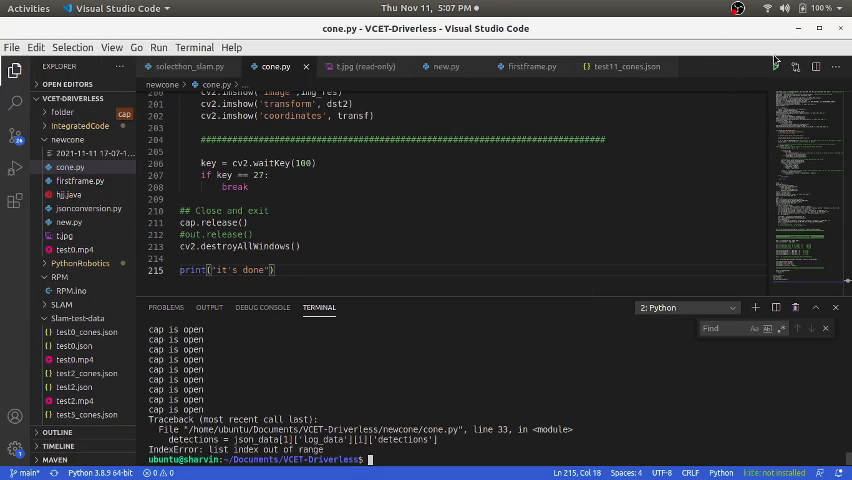
#> input picture frame 181 of keypoint/2021-11-11 17-07-17.mp4, 852 x 480 px, given in place of test0.mp4, which was not available
$ python cone.py
#> lines starting #> are read from the running program, lines starting #| are printed output that depends on the picture; after the words box and inside, x2 and y2 are one past the last pixel; in counts of white or black regions, pixels touching at a corner belong together; pictures that were not available may be replaced by others from this repository, and a replacement may not be noted
import cv2
import numpy as np
import json


# [5 lines of commented-out code are left out]
cap = cv2.VideoCapture('test0.mp4')

# Laptop camera
#pt = [(0,100), (-900,450), (600,100), (1500,450)]

# intel camera
pt = [(0,225), (-1500,500), (600,225), (2100,500)]


while True:

    #############################################################################
    ##########################  cone detection  #################################
    #############################################################################
    _, frame = cap.read()
#> frame is the input picture: shape (480, 852, 3); mean B, G, R 58.9, 56, 54.9
    # [16 lines of commented-out code are left out]
    frame = cv2.resize(frame, (600, 450))
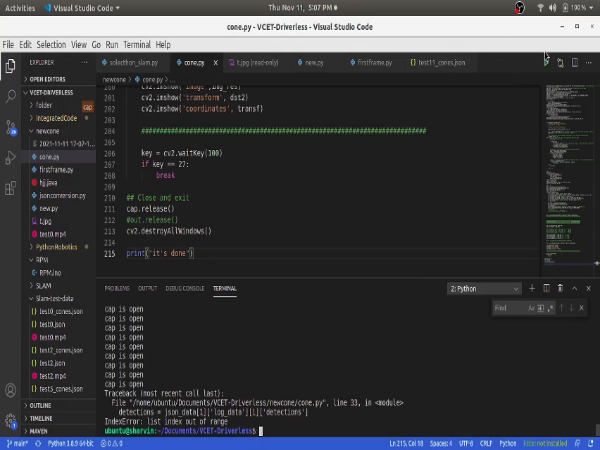
#> frame: shape (450, 600, 3); mean B, G, R 58.9, 56, 54.9
    #frame = cv2.imread('coneimg.png')
    img_HSV = cv2.cvtColor(frame, cv2.COLOR_RGB2HSV)
#> img_HSV: shape (450, 600, 3); mean H, S, V 22.8, 13.2, 60.1
    img_thresh_low = cv2.inRange(img_HSV, np.array([0, 135, 135]),np.array([15, 255, 255]))  # everything that is included in the "left red"
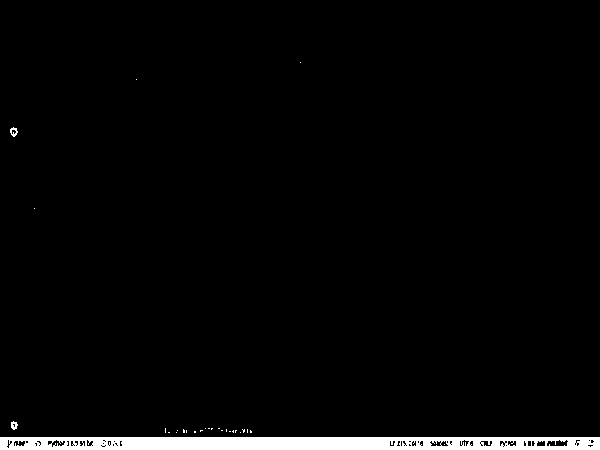
#> img_thresh_low: shape (450, 600); 2.7% white; 28 white regions (25 under 20 px), largest, box (x1, y1, x2, y2) and area: (0, 437, 600, 450) 7117, (10, 127, 18, 137) 43, (11, 421, 18, 430) 42
    # cv2.imshow(img_thresh_low)
    img_thresh_high = cv2.inRange(img_HSV, np.array([159, 135, 135]), np.array([179, 255, 255]))  # everything that is included in the "right red"
#> img_thresh_high: shape (450, 600); 0.01% white in thin lines or dots, all inside (x1, y1, x2, y2) = (166, 428, 243, 433)
    # cv2.imshow(img_thresh_high)
    img_thresh_mid = cv2.inRange(img_HSV, np.array([100, 150, 0]),np.array([140, 255, 255]))  # everything that is included in the "right red"
#> img_thresh_mid: shape (450, 600); 0.14% white; 73 white regions (67 under 20 px), largest, box (x1, y1, x2, y2) and area: (82, 101, 95, 113) 90, (32, 230, 38, 238) 40, (32, 178, 38, 186) 38, (32, 333, 38, 341) 37, (32, 371, 38, 379) 33, (515, 7, 520, 13) 21
    # cv2.imshow(img_thresh_high)
    img_thresh = cv2.bitwise_or(img_thresh_low, img_thresh_mid)  # combine the resulting image
#> img_thresh: shape (450, 600); 2.8% white; 101 white regions (92 under 20 px), largest, box (x1, y1, x2, y2) and area: (0, 437, 600, 450) 7117, (82, 101, 95, 113) 90, (10, 127, 18, 137) 43
    img_thresh = cv2.bitwise_or(img_thresh, img_thresh_high)
    kernel = np.ones((5, 5))
    img_thresh_opened = cv2.morphologyEx(img_thresh, cv2.MORPH_OPEN, kernel)
#> img_thresh_opened: shape (450, 600); 2.2% white; 6 white regions, box (x1, y1, x2, y2) and area: (9, 437, 600, 450) 5616, (0, 437, 8, 450) 103, (32, 180, 37, 186) 30, (32, 334, 37, 340) 30, (115, 437, 120, 443) 30, (32, 231, 37, 236) 25
    img_thresh_blurred = cv2.medianBlur(img_thresh_opened, 5)
#> img_thresh_blurred: shape (450, 600); 2.1% white; 4 white regions (3 under 20 px), largest, box (x1, y1, x2, y2) and area: (0, 437, 600, 450) 5741
    img_edges = cv2.Canny(img_thresh_blurred, 80, 160)
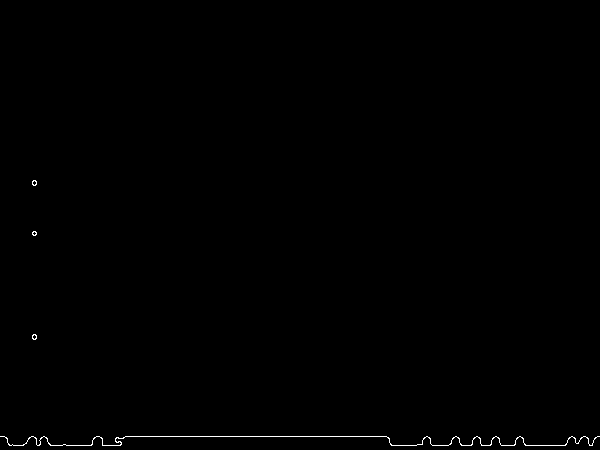
#> img_edges: shape (450, 600); 0.31% white in thin lines or dots, all inside (x1, y1, x2, y2) = (0, 180, 600, 446)
    contours, _ = cv2.findContours(np.array(img_edges), cv2.RETR_EXTERNAL, cv2.CHAIN_APPROX_SIMPLE)
#> contours = 4 contours, 3 with area under 20; largest, box (x1, y1, x2, y2) and area: (0, 436, 600, 446) 67
    img_contours = np.zeros_like(img_edges)
    cv2.drawContours(img_contours, contours, -1, (255, 255, 255), 2)
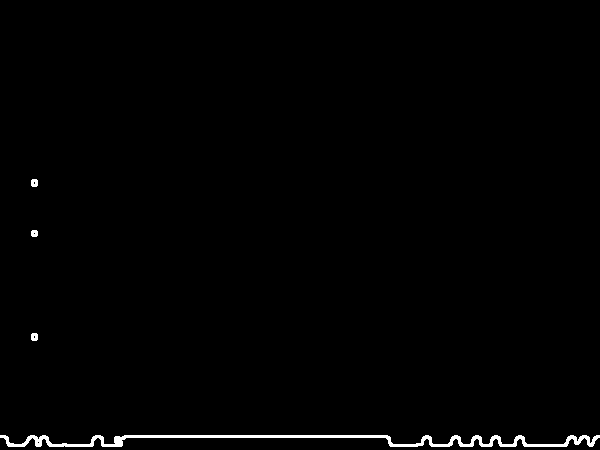
#> img_contours: shape (450, 600); 0.95% white; 4 white regions, box (x1, y1, x2, y2) and area: (0, 435, 600, 447) 2429, (31, 179, 38, 187) 50, (31, 333, 38, 341) 50, (31, 230, 38, 237) 44
    approx_contours = []

    for c in contours:
        approx = cv2.approxPolyDP(c, 10, closed=True)
        approx_contours.append(approx)
#> this loop made 4 passes
#> approx on passes 1 to 4: [[0, 436], [599, 436]], [[33, 334]], [[33, 231]], [[33, 180]]
#> after the loop, approx_contours = 4 contours, all with area under 20
    img_approx_contours = np.zeros_like(img_edges)
    cv2.drawContours(img_approx_contours, approx_contours, -1, (255, 255, 255), 1)
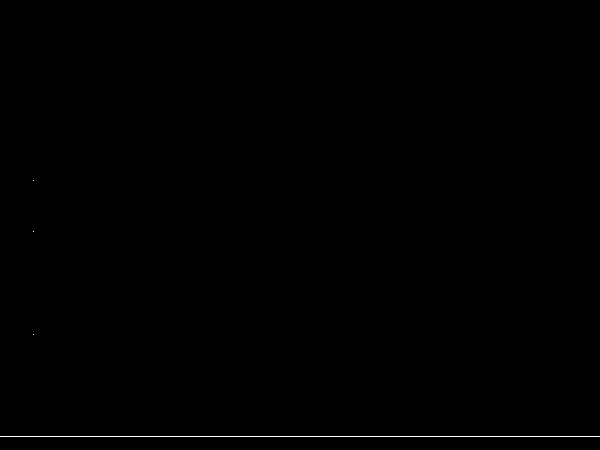
#> img_approx_contours: shape (450, 600); 0.22% white in thin lines or dots, all inside (x1, y1, x2, y2) = (0, 180, 600, 437)
    all_convex_hulls = []
    for ac in approx_contours:
        all_convex_hulls.append(cv2.convexHull(ac))
#> this loop made 4 passes
#> after the loop, all_convex_hulls = 4 contours, all with area under 20
    img_all_convex_hulls = np.zeros_like(img_edges)
    cv2.drawContours(img_all_convex_hulls, all_convex_hulls, -1, (255, 255, 255), 2)
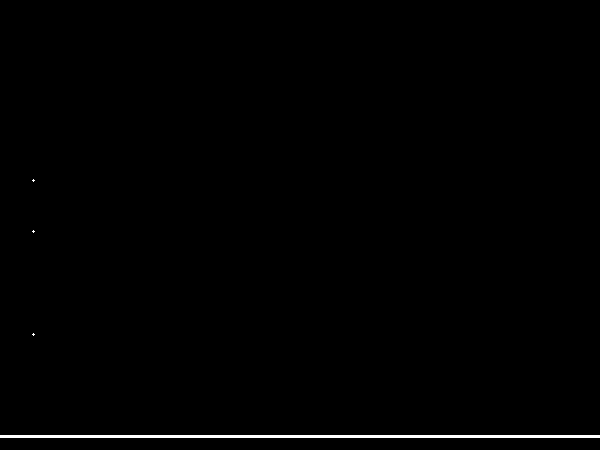
#> img_all_convex_hulls: shape (450, 600); 0.67% white; 4 white regions (3 under 20 px), largest, box (x1, y1, x2, y2) and area: (0, 435, 600, 438) 1800
    convex_hulls_3to10 = []
    for ch in all_convex_hulls:
        if 3 <= len(ch) <= 10:
            convex_hulls_3to10.append(cv2.convexHull(ch))
#> this loop made 4 passes
#> after the loop, convex_hulls_3to10 = []
    img_convex_hulls_3to10 = np.zeros_like(img_edges)
    cv2.drawContours(img_convex_hulls_3to10, convex_hulls_3to10, -1, (255, 255, 255), 2)
#> img_convex_hulls_3to10: shape (450, 600); every value is 0


    # [40 lines left out: function convex_hull_pointing_up, not called in this run]


    cones = []
    bounding_rects = []
    for ch in convex_hulls_3to10:
        if convex_hull_pointing_up(ch):
            cones.append(ch)
            rect = cv2.boundingRect(ch)
            bounding_rects.append(rect)
#> this loop made 0 passes
#> after the loop, bounding_rects = []; cones = []
    img_res = frame.copy()
    cv2.drawContours(img_res, cones, -1, (255, 255, 255), 2)
    transf = np.zeros([450, 600, 3])

    mybox = []
    pts1 = np.float32([pt[0],pt[1],pt[2],pt[3]])
    pts2 = np.float32([[0,0],[0,450],[600,0],[600,450]])
    M = cv2.getPerspectiveTransform(pts1,pts2)
#> M = [[-0.324, -1.76, 397.1], [-1.08e-16, -3.18, 714.7], [-2.12e-19, -0.00588, 1]]
    transf = np.zeros([450, 600, 3])
    # print(bounding_rects)
    for rect in bounding_rects:
        print('previous', rect[0], rect[1], rect[2], rect[3])
        cv2.rectangle(img_res, (rect[0], rect[1]), (rect[0] + rect[2], rect[1] + rect[3]), (1, 255, 1), 6)
        cv2.circle(img_res,(rect[0], rect[1]), 5, (0,200,255), -1)
        cv2.circle(img_res,(rect[0] + rect[2], rect[1] + rect[3]), 5, (0,200,255), -1)
        cv2.circle(img_res,(rect[0] + rect[2]//2, rect[1] + rect[3]), 5, (255,0,255), -1)
        a = np.array([[(rect[0] + rect[2]), (rect[1] + rect[3])]], dtype='float32')
        a = np.array([a])

        pointsOut = cv2.perspectiveTransform(a, M)
        box = pointsOut[0][0][0], pointsOut[0][0][1]
        mybox.append(box)
        cv2.circle(img_res,((rect[0] + rect[2]//2), (rect[1] + rect[3])), 5, (0,0,255), -1)
        dst2 = cv2.warpPerspective(img_res,M,(600,450), flags=cv2.INTER_LINEAR)
        # print(dst2)
        cv2.circle(dst2,box, 5, (0,225,255), -1)
        cv2.circle(transf,box, 5, (0,225,255), -1)
#> transf: shape (450, 600, 3) float64; every value is 0
#> after the loop, mybox = []


    dst2 = cv2.warpPerspective(img_res,M,(600,450), flags=cv2.INTER_LINEAR)
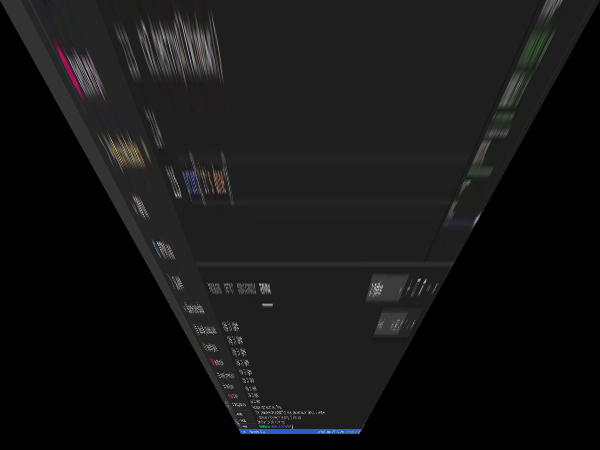
#> dst2: shape (450, 600, 3); mean B, G, R 21.1, 20.8, 21
    #############################################################################


    #############################################################################
    ####################### inverse perspective transform   #####################
    #############################################################################

    img = cv2.resize(img_res, (600, 450))
    rows,cols,channels = img.shape
#> rows = 450; cols = 600; channels = 3

    #cv2.circle(transf,pt[0], 5, (0,0,255), -1) 	# Filled
    #cv2.circle(transf,pt[1], 5, (0,0,255), -1) 	# Filled
    #cv2.circle(transf,pt[2], 5, (0,0,255), -1) 	# Filled
    #scv2.circle(transf,pt[3], 5, (0,0,255), -1) 	# Filled

    cv2.circle(img,pt[0], 5, (0,0,255), -1) 	# Filled
#> img: shape (450, 600, 3); 0.02% of pixels changed, all inside (x1, y1, x2, y2) = (0, 220, 6, 231)
    cv2.circle(img,pt[1], 5, (0,0,255), -1) 	# Filled
    cv2.circle(img,pt[2], 5, (0,0,255), -1) 	# Filled
#> img: shape (450, 600, 3); mean B, G, R 58.9, 56, 54.9
    cv2.circle(img,pt[3], 5, (0,0,255), -1) 	# Filled

	#pts1 = np.float32([[30,111],[34,326],[561,53],[554,381]])

    dst = cv2.warpPerspective(img,M,(600,450), flags=cv2.INTER_LINEAR)


    cv2.imshow('image',img_res)
    cv2.imshow('transform', dst2)
    cv2.imshow('coordinates', transf)

    #############################################################################

    key = cv2.waitKey(100)
#> (key Esc is pressed here)
    if key == 27:
        break

## Close and exit
cap.release()
#out.release()
cv2.destroyAllWindows()

$ run again, starting later in the video
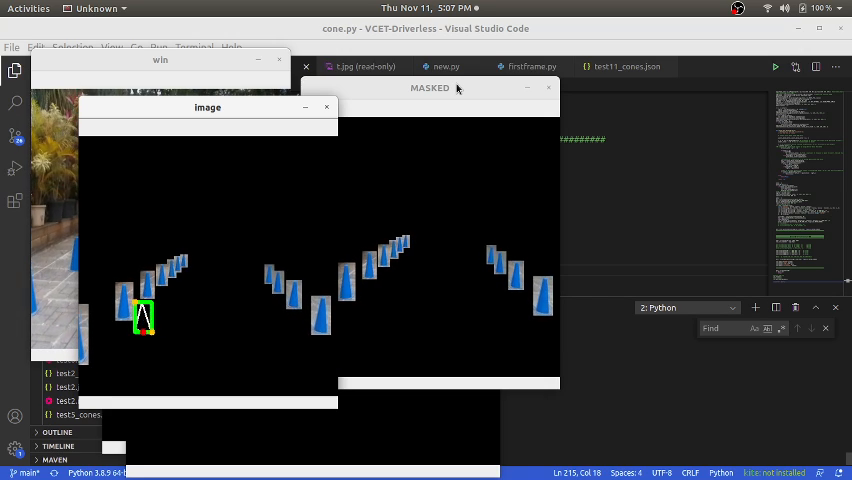
#> input picture frame 814 of keypoint/2021-11-11 17-07-17.mp4, 852 x 480 px, given in place of test0.mp4, which was not available
#> frame is the input picture: shape (480, 852, 3); mean B, G, R 67.1, 65.5, 64.3
#> frame: shape (450, 600, 3)
#> img_HSV: shape (450, 600, 3); mean H, S, V 15.8, 13.7, 68.8
#> `img_thresh_low = cv2.inRange(img_HSV, np.array([0, 135, 135]),np.array..`:
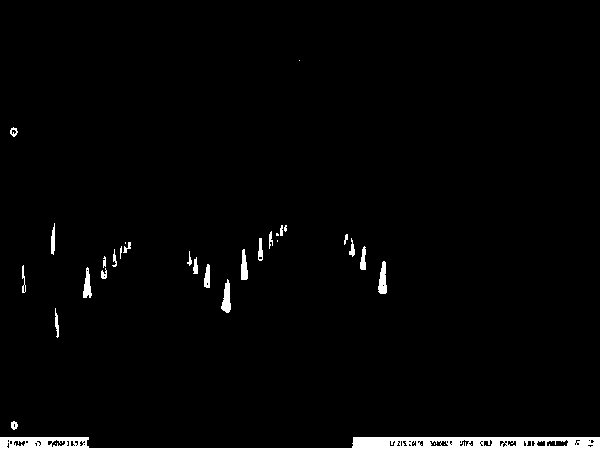
#> img_thresh_low: shape (450, 600); 2.2% white; 32 white regions (9 under 20 px), largest, box (x1, y1, x2, y2) and area: (0, 437, 600, 450) 4261, (221, 279, 231, 313) 207, (378, 261, 387, 294) 203
#> img_thresh_high: shape (450, 600); every value is 0
#> img_thresh_mid: shape (450, 600); 0.7% white in thin lines or dots, all inside (x1, y1, x2, y2) = (21, 5, 522, 379)
#> img_thresh: shape (450, 600); 2.9% white; 172 white regions (127 under 20 px), largest, box (x1, y1, x2, y2) and area: (0, 437, 600, 450) 4261, (24, 129, 57, 186) 446, (221, 279, 231, 313) 207
#> img_thresh_opened: shape (450, 600); 1.3% white; 16 white regions, largest, box (x1, y1, x2, y2) and area: (352, 437, 600, 450) 1906, (9, 437, 89, 450) 502, (222, 283, 231, 312) 193
#> img_thresh_blurred: shape (450, 600); 1.2% white; 14 white regions (3 under 20 px), largest, box (x1, y1, x2, y2) and area: (352, 437, 600, 450) 1898, (0, 437, 89, 450) 605, (222, 283, 231, 312) 184
#> img_edges: shape (450, 600); 0.32% white in thin lines or dots, all inside (x1, y1, x2, y2) = (0, 162, 600, 450)
#> contours = 14 contours, 4 with area under 20; largest, box (x1, y1, x2, y2) and area: (221, 283, 231, 312) 180, (378, 268, 387, 294) 152, (240, 262, 248, 280) 106, (82, 278, 91, 296) 101, (27, 162, 37, 174) 68
#> img_contours: shape (450, 600); 1% white; 14 white regions, largest, box (x1, y1, x2, y2) and area: (350, 435, 600, 450) 1157, (0, 435, 90, 450) 415, (220, 282, 232, 313) 211
#> the loop `for c in contours:` made 14 passes
#> approx on passes 1 to 8: [[351, 449], [356, 436], [599, 436], [356, 436]], [[0, 436], [88, 449]], [[33, 373]], [[226, 283], [229, 311]], [[88, 278], [84, 295]], [[206, 273]], [[227, 270]], [[382, 268], [385, 293]]
#> after the loop `for c in contours:`: approx_contours = 14 contours, all with area under 20
#> the loop `for ac in approx_contours:` made 14 passes
#> after the loop `for ac in approx_contours:`: all_convex_hulls = 14 contours, 13 with area under 20; largest, box (x1, y1, x2, y2) and area: (351, 436, 600, 450) 1580
#> img_all_convex_hulls: shape (450, 600); 0.75% white; 14 white regions (7 under 20 px), largest, box (x1, y1, x2, y2) and area: (350, 435, 600, 450) 1413, (0, 435, 90, 450) 264, (225, 282, 231, 313) 88
#> the loop `for ch in all_convex_hulls:` made 14 passes
#> ch on passes 1 to 8: [[351, 449], [356, 436], [599, 436]], [[88, 449], [0, 436]], [[33, 373]], [[229, 311], [226, 283]], [[88, 278], [84, 295]], [[206, 273]], [[227, 270]], [[385, 293], [382, 268]]
#> after the loop `for ch in all_convex_hulls:`: convex_hulls_3to10 = [[[351, 449], [356, 436], [599, 436]]]
#> img_convex_hulls_3to10: shape (450, 600); 0.52% white; 1 white region, box (x1, y1, x2, y2) and area: (350, 435, 600, 450) 1413
#> the loop `for ch in convex_hulls_3to10:` made 1 pass
#> ch on pass 1: [[351, 449], [356, 436], [599, 436]]
#> after the loop `for ch in convex_hulls_3to10:`: bounding_rects = []
#> M = [[-0.324, -1.76, 397.1], [-1.08e-16, -3.18, 714.7], [-2.12e-19, -0.00588, 1]]
#> after the loop `for rect in bounding_rects:`: mybox = []
#> `dst2 = cv2.warpPerspective(img_res,M,(600,450), flags=cv2.INTER_LINEAR)`:
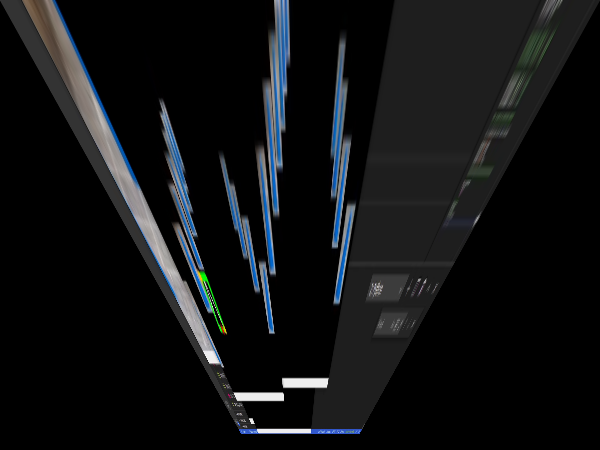
#> dst2: shape (450, 600, 3); mean B, G, R 19.5, 18.1, 16.6

$ run again, starting later in the video
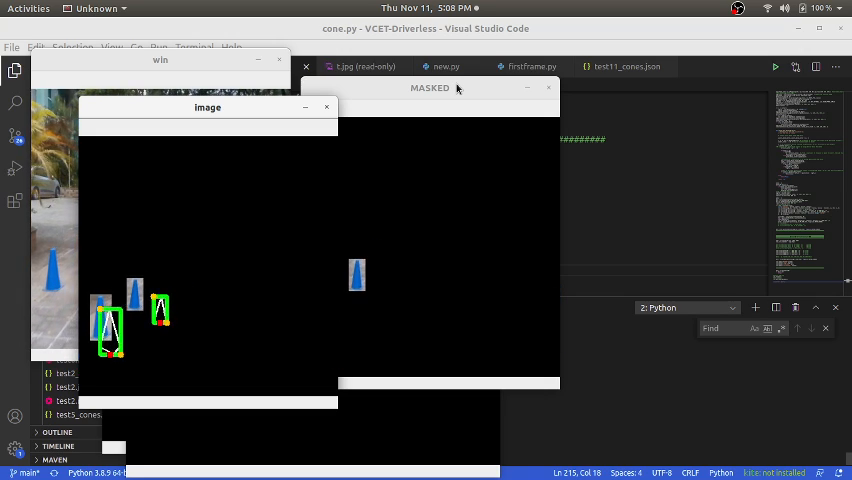
#> input picture frame 1448 of keypoint/2021-11-11 17-07-17.mp4, 852 x 480 px, given in place of test0.mp4, which was not available
#> frame is the input picture: shape (480, 852, 3); mean B, G, R 66, 64.8, 63.7
#> frame: shape (450, 600, 3)
#> img_HSV: shape (450, 600, 3); mean H, S, V 15, 10.6, 67.6
#> `img_thresh_low = cv2.inRange(img_HSV, np.array([0, 135, 135]),np.array..`:
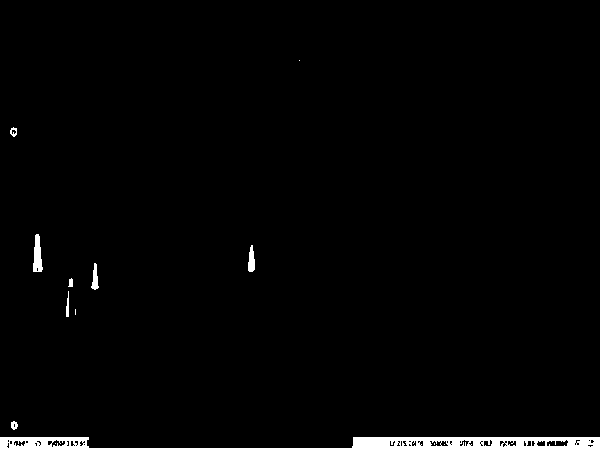
#> img_thresh_low: shape (450, 600); 1.8% white; 13 white regions (5 under 20 px), largest, box (x1, y1, x2, y2) and area: (0, 437, 600, 450) 4260, (33, 234, 43, 272) 259, (248, 245, 255, 272) 139
#> img_thresh_high: shape (450, 600); every value is 0
#> img_thresh_mid: shape (450, 600); 0.34% white in thin lines or dots, all inside (x1, y1, x2, y2) = (21, 5, 522, 379)
#> img_thresh_opened: shape (450, 600); 1.1% white; 9 white regions, largest, box (x1, y1, x2, y2) and area: (352, 437, 600, 450) 1906, (9, 437, 89, 450) 502, (33, 236, 42, 268) 216
#> img_thresh_blurred: shape (450, 600); 1.1% white; 8 white regions (3 under 20 px), largest, box (x1, y1, x2, y2) and area: (352, 437, 600, 450) 1898, (0, 437, 89, 450) 605, (33, 236, 42, 268) 204, (248, 252, 255, 271) 104, (92, 276, 98, 289) 60
#> img_edges: shape (450, 600); 0.26% white in thin lines or dots, all inside (x1, y1, x2, y2) = (0, 133, 600, 450)
#> contours = 8 contours, 4 with area under 20; largest, box (x1, y1, x2, y2) and area: (32, 236, 42, 268) 202, (247, 252, 255, 271) 103, (91, 276, 98, 289) 58, (351, 436, 600, 450) 40
#> img_contours: shape (450, 600); 0.81% white; 8 white regions, largest, box (x1, y1, x2, y2) and area: (350, 435, 600, 450) 1157, (0, 435, 90, 450) 415, (31, 235, 43, 269) 229
#> the loop `for c in contours:` made 8 passes
#> approx on passes 1 to 8: [[351, 449], [356, 436], [599, 436], [356, 436]], [[0, 436], [88, 449]], [[33, 373]], [[94, 276], [96, 288]], [[254, 274]], [[250, 252], [253, 270]], [[36, 236], [40, 267]], [[35, 133]]
#> after the loop `for c in contours:`: approx_contours = 8 contours, all with area under 20
#> the loop `for ac in approx_contours:` made 8 passes
#> after the loop `for ac in approx_contours:`: all_convex_hulls = 8 contours, 7 with area under 20; largest, box (x1, y1, x2, y2) and area: (351, 436, 600, 450) 1580
#> img_all_convex_hulls: shape (450, 600); 0.7% white; 8 white regions (3 under 20 px), largest, box (x1, y1, x2, y2) and area: (350, 435, 600, 450) 1413, (0, 435, 90, 450) 264, (35, 235, 42, 269) 98, (249, 251, 255, 272) 56, (93, 275, 98, 290) 39
#> the loop `for ch in all_convex_hulls:` made 8 passes
#> ch on passes 1 to 8: [[351, 449], [356, 436], [599, 436]], [[88, 449], [0, 436]], [[33, 373]], [[96, 288], [94, 276]], [[254, 274]], [[253, 270], [250, 252]], [[40, 267], [36, 236]], [[35, 133]]
#> after the loop `for ch in all_convex_hulls:`: convex_hulls_3to10 = [[[351, 449], [356, 436], [599, 436]]]
#> img_convex_hulls_3to10: shape (450, 600); 0.52% white; 1 white region, box (x1, y1, x2, y2) and area: (350, 435, 600, 450) 1413
#> the loop `for ch in convex_hulls_3to10:` made 1 pass
#> ch on pass 1: [[351, 449], [356, 436], [599, 436]]
#> after the loop `for ch in convex_hulls_3to10:`: bounding_rects = []
#> M = [[-0.324, -1.76, 397.1], [-1.08e-16, -3.18, 714.7], [-2.12e-19, -0.00588, 1]]
#> after the loop `for rect in bounding_rects:`: mybox = []
#> `dst2 = cv2.warpPerspective(img_res,M,(600,450), flags=cv2.INTER_LINEAR)`:
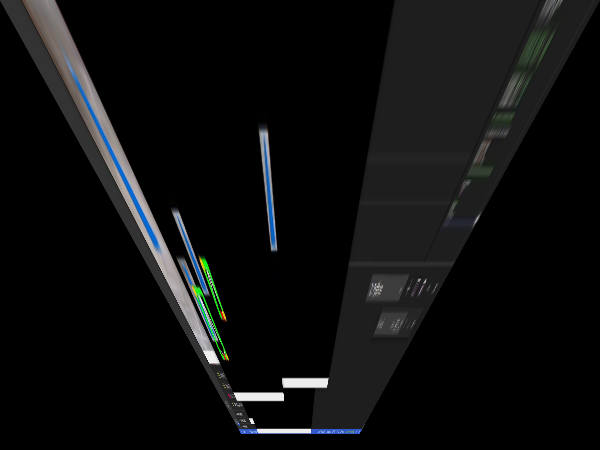
#> dst2: shape (450, 600, 3); mean B, G, R 14.6, 14.4, 13.7
